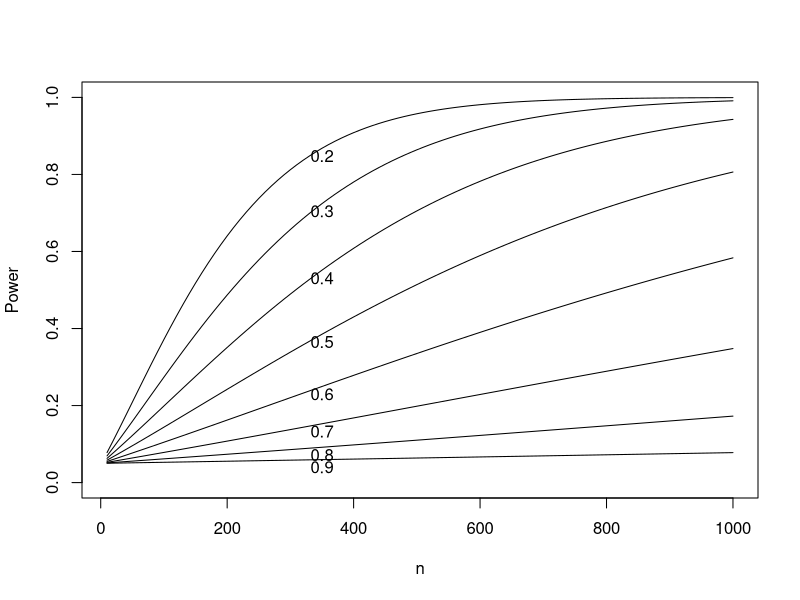
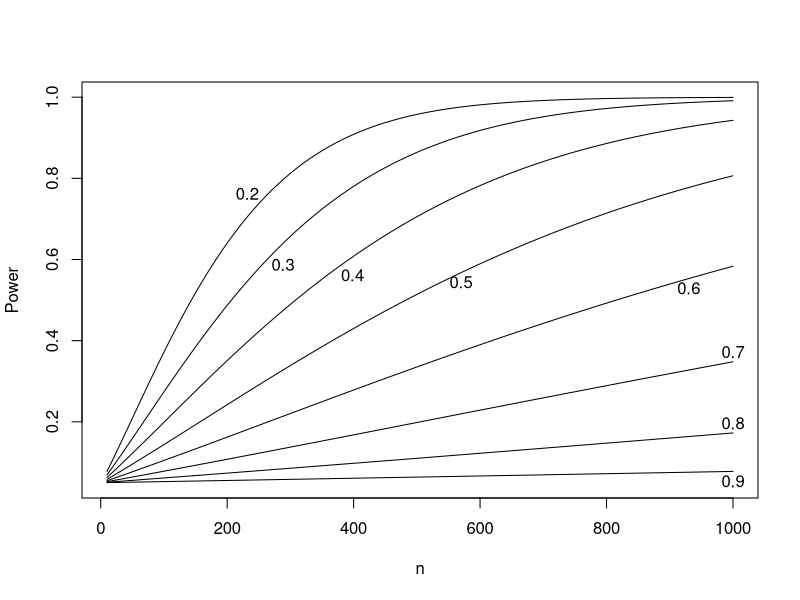
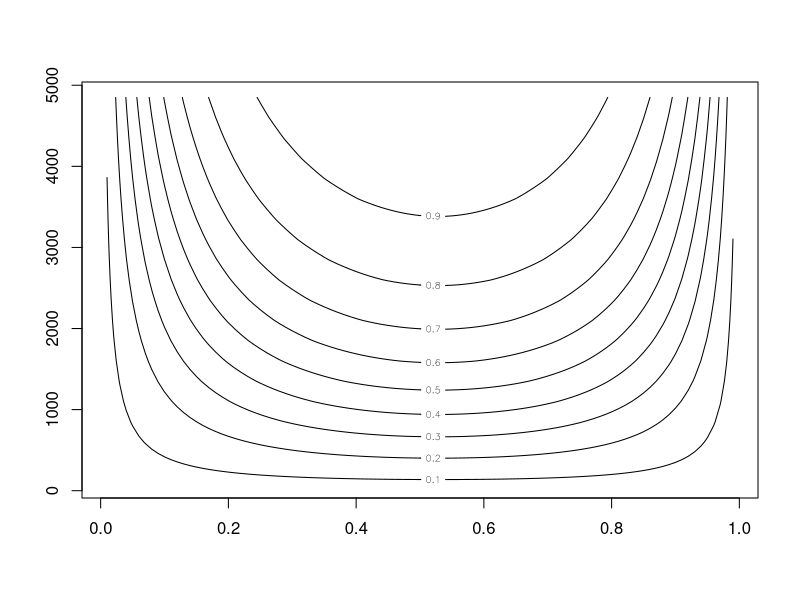

Write R code to recreate these figures, in order.
library(Hmisc)


### Name: bpower
### Title: Power and Sample Size for Two-Sample Binomial Test
### Aliases: bpower bsamsize ballocation bpower.sim
### Keywords: htest category

### ** Examples

bpower(.1, odds.ratio=.9, n=1000, alpha=c(.01,.05))
bpower.sim(.1, odds.ratio=.9, n=1000)
bsamsize(.1, .05, power=.95)
ballocation(.1, .5, n=100)


# Plot power vs. n for various odds ratios  (base prob.=.1)
n  <- seq(10, 1000, by=10)
OR <- seq(.2,.9,by=.1)
plot(0, 0, xlim=range(n), ylim=c(0,1), xlab="n", ylab="Power", type="n")
for(or in OR) {
  lines(n, bpower(.1, odds.ratio=or, n=n))
  text(350, bpower(.1, odds.ratio=or, n=350)-.02, format(or))
}


# Another way to plot the same curves, but letting labcurve do the
# work, including labeling each curve at points of maximum separation
pow <- lapply(OR, function(or,n)list(x=n,y=bpower(p1=.1,odds.ratio=or,n=n)),
              n=n)
names(pow) <- format(OR)
labcurve(pow, pl=TRUE, xlab='n', ylab='Power')


# Contour graph for various probabilities of outcome in the control
# group, fixing the odds ratio at .8 ([p2/(1-p2) / p1/(1-p1)] = .8)
# n is varied also
p1 <- seq(.01,.99,by=.01)
n  <- seq(100,5000,by=250)
pow <- outer(p1, n, function(p1,n) bpower(p1, n=n, odds.ratio=.8))
# This forms a length(p1)*length(n) matrix of power estimates
contour(p1, n, pow)
